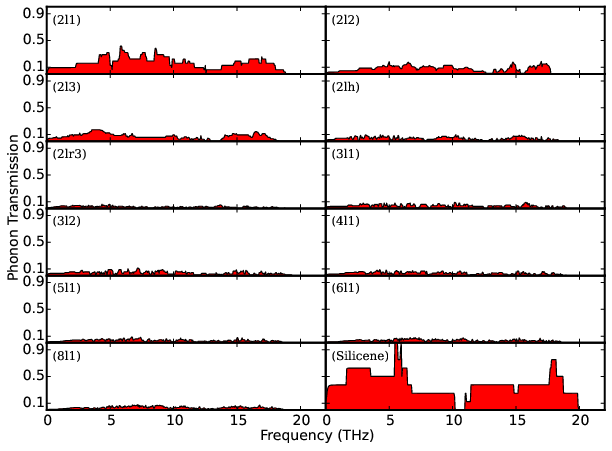

Write the Python code that produced this figure.
# -*- coding: utf-8 -*-
# @Author: YangZhou
# @Date:   1970-01-01 08:00:00
# @Last Modified by:   YangZhou
# @Last Modified time: 2017-06-21 16:33:11
from aces.tools import *
from ase import io
from aces.graph import fig, setLegend, pl, fit
import matplotlib
matplotlib.rcParams['xtick.major.width'] = 1
matplotlib.rcParams['ytick.major.width'] = 1
import numpy as np
text_style = dict(horizontalalignment='left', verticalalignment='center',
                  fontsize=12, fontdict={'family': 'serif'})
vs = '2l1  2l2  2l3  2lh  2lr3  3l1  3l2  4l1  5l1  6l1  8l1  Silicene'.split()
with fig('trans_y.eps'):
    fi, axes = pl.subplots(6, 2, sharex=True, sharey=True, figsize=(10, 7))
    for i, v in enumerate(vs):
        ax = axes[i // 2, i % 2]
        file = "negfa/" + v + "/transmission.txt"
        f = np.loadtxt(file, skiprows=1)
        freq = f[:, 0]
        trans = f[:, 3]
        atoms = io.read("negfa/" + v + "/center/SPOSCAR")
        cross = np.linalg.norm(
            atoms.cell[0]) * (atoms.positions[:, 2].max() - atoms.positions[:, 2].min())
        ax.plot(freq, trans / cross, color="k")
        ax.fill_between(freq, 0, trans / cross, color='r', alpha=0.5)
        ax.text(.02, .8, "(" + v + ")", transform=ax.transAxes, **text_style)
        ax.set_yticks([0.1, 0.5, 0.9])
        ax.set_yticklabels([0.1, 0.5, 0.9])
        #ax.set_ylabel("Phonon Transmission")
        #ax.set_xlabel("Frequency (THz)")
        ax.set_xlim([0, 22])
        # setLegend(pl,fontsize=9)
    #ax.set_xlabel("Frequency (THz)")
    fi.text(0.5, 0.04, 'Frequency (THz)', ha='center')
    fi.text(0.07, 0.5, 'Phonon Transmission', va='center', rotation='vertical')
    fi.subplots_adjust(
        left=None,
        bottom=None,
        right=None,
        top=None,
        wspace=0,
        hspace=0)
